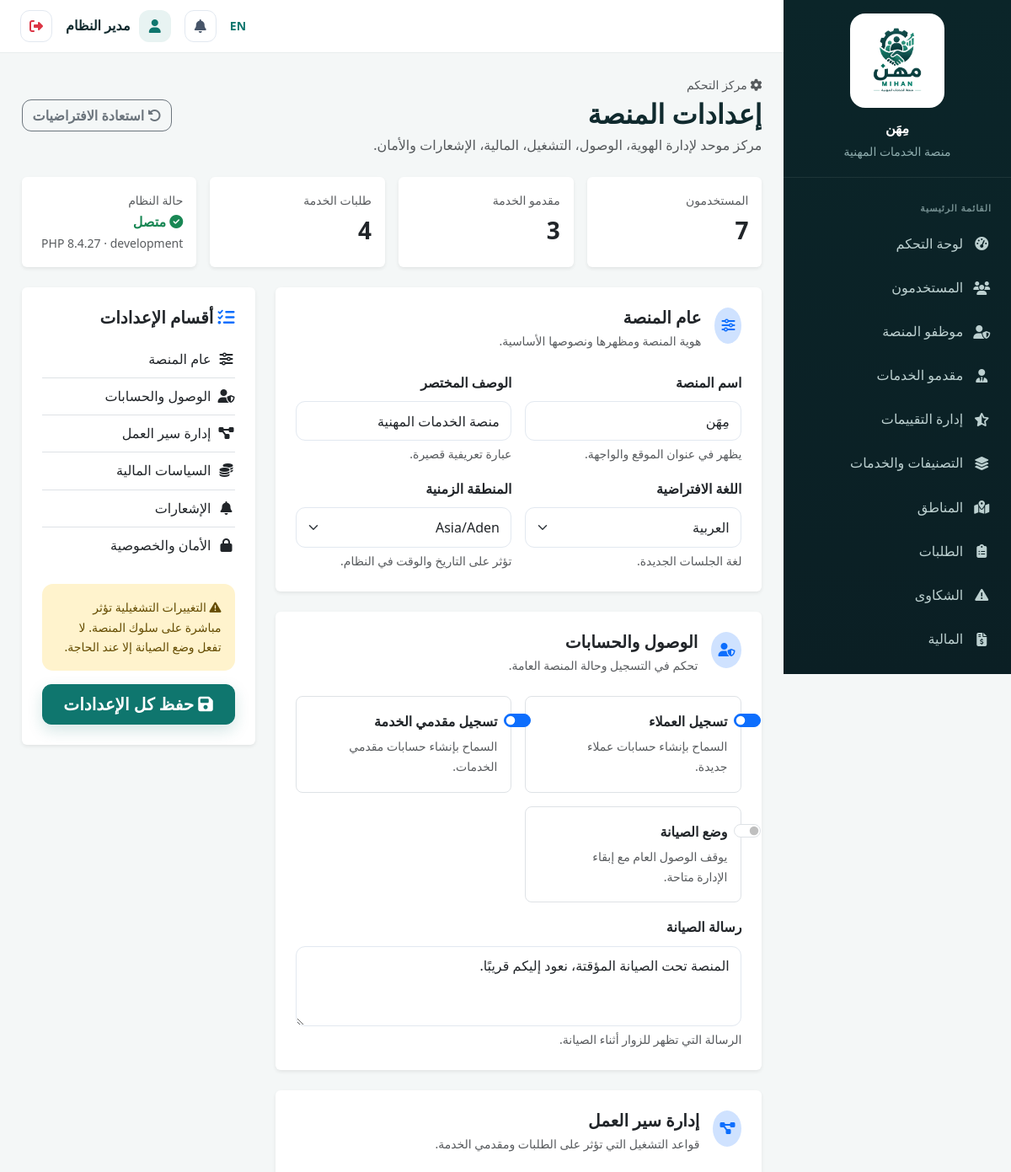
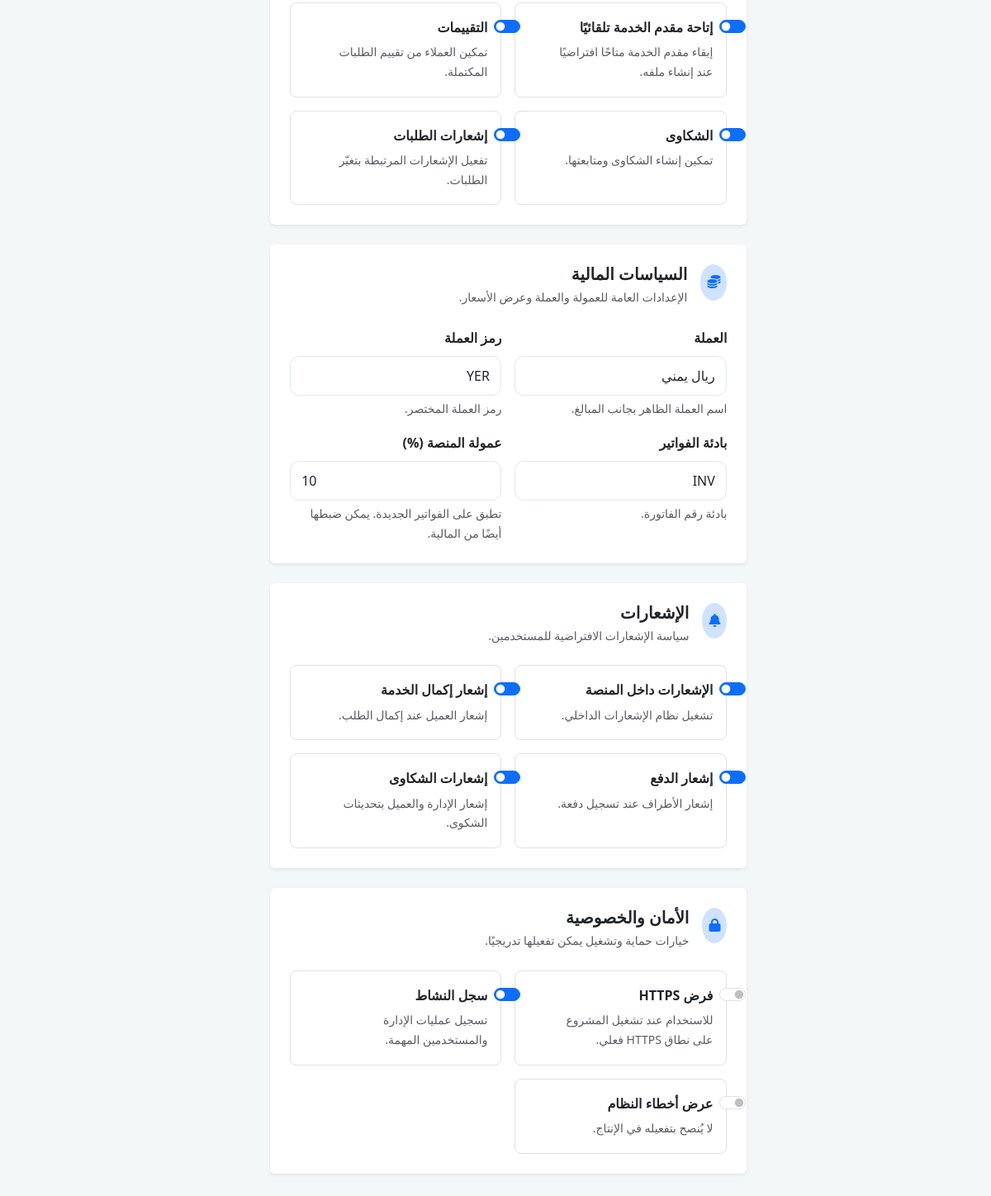
The app's page /admin/settings (signed in) with its own data (2 pictures, top to bottom).
### tables this page shows
CREATE TABLE `system_settings` (
  `id` int(11) NOT NULL,
  `key` varchar(100) NOT NULL,
  `value` text DEFAULT NULL,
  `updated_at` datetime DEFAULT current_timestamp() ON UPDATE current_timestamp()
);

CREATE TABLE `users` (
  `id` int(11) NOT NULL,
  `name` varchar(150) NOT NULL,
  `email` varchar(150) NOT NULL,
  `phone` varchar(20) DEFAULT NULL,
  `password_hash` varchar(255) NOT NULL,
  `role` enum('customer','provider','employee','admin') NOT NULL DEFAULT 'customer',
  `profile_photo` varchar(255) DEFAULT NULL,
  `is_active` tinyint(1) NOT NULL DEFAULT 1,
  `is_verified_email` tinyint(1) NOT NULL DEFAULT 0,
  `created_at` datetime DEFAULT current_timestamp(),
  `updated_at` datetime DEFAULT current_timestamp() ON UPDATE current_timestamp()
);

### app/views/admin/settings.php (the view, shortened to what the rows shown need)
<?php
$values = $values ?? [];
$commission = isset($values['platform_commission_rate']) ? ((float)$values['platform_commission_rate'] * 100) : 10;
$values['platform_commission_rate'] = $commission;
?>
<div class="d-flex flex-wrap justify-content-between align-items-center gap-3 mb-4">
  <div>
    <div class="text-muted small mb-1"><i class="fa-solid fa-gear"></i> مركز التحكم</div>
    <h2 class="fw-bold mb-1">إعدادات المنصة</h2>
    <p class="text-muted mb-0">مركز موحد لإدارة الهوية، الوصول، التشغيل، المالية، الإشعارات والأمان.</p>
  </div>
  <form method="POST" action="<?= url('/admin/settings/reset') ?>" onsubmit="return confirm('إعادة جميع الإعدادات إلى القيم الافتراضية؟')">
    <button class="btn btn-outline-secondary"><i class="fa-solid fa-rotate-left"></i> استعادة الافتراضيات</button>
  </form>
</div>
<div class="row g-3 mb-4">
  <div class="col-6 col-xl-3"><div class="card border-0 shadow-sm h-100 p-3"><div class="text-muted small">المستخدمون</div><div class="fs-3 fw-bold"><?= number_format($health['users']) ?></div></div></div>
  <div class="col-6 col-xl-3"><div class="card border-0 shadow-sm h-100 p-3"><div class="text-muted small">مقدمو الخدمة</div><div class="fs-3 fw-bold"><?= number_format($health['providers']) ?></div></div></div>
  <div class="col-6 col-xl-3"><div class="card border-0 shadow-sm h-100 p-3"><div class="text-muted small">طلبات الخدمة</div><div class="fs-3 fw-bold"><?= number_format($health['requests']) ?></div></div></div>
  <div class="col-6 col-xl-3"><div class="card border-0 shadow-sm h-100 p-3"><div class="text-muted small">حالة النظام</div><div class="fw-bold text-success"><i class="fa-solid fa-circle-check"></i> <?= e($health['database']) ?></div><small class="text-muted">PHP <?= e($health['php']) ?> · <?= e($health['environment']) ?></small></div></div>
</div>
<form method="POST" action="<?= url('/admin/settings') ?>">
<div class="row g-4">
  <div class="col-lg-8">
    <?php foreach ($groups as $group): ?>
      <section class="card border-0 shadow-sm mb-4" id="<?= e($group['id']) ?>">
        <div class="card-header bg-transparent border-0 p-4 pb-2">
          <div class="d-flex gap-3 align-items-start"><div class="rounded-circle bg-primary-subtle text-primary p-2"><i class="fa-solid <?= e($group['icon']) ?>"></i></div><div><h5 class="fw-bold mb-1"><?= e($group['title']) ?></h5><p class="text-muted small mb-0"><?= e($group['description']) ?></p></div></div>
        </div>
        <div class="card-body p-4 pt-3">
          <div class="row g-3">
          <?php foreach ($group['fields'] as $f): $key=$f['key']; $value=$values[$key] ?? $f['default']; ?>
            <div class="col-md-<?= in_array($f['type'],['textarea'],true) ? '12' : '6' ?>">
              <?php if ($f['type'] === 'toggle'): ?>
                <div class="form-check form-switch border rounded-3 p-3 pe-5 h-100">
                  <input class="form-check-input" type="checkbox" role="switch" id="<?= e($key) ?>" name="<?= e($key) ?>" value="1" <?= in_array(strtolower((string)$value),['1','true','yes','on'],true)?'checked':'' ?>>
                  <label class="form-check-label fw-semibold" for="<?= e($key) ?>"><?= e($f['label']) ?></label>
                  <div class="small text-muted mt-1"><?= e($f['help']) ?></div>
                </div>
              <?php else: ?>
                <label class="form-label fw-semibold" for="<?= e($key) ?>"><?= e($f['label']) ?></label>
                <?php if ($f['type'] === 'select'): ?>
                  <select class="form-select" id="<?= e($key) ?>" name="<?= e($key) ?>"><?php foreach ($f['options'] as $ov=>$ol): ?><option value="<?= e($ov) ?>" <?= (string)$value===(string)$ov?'selected':'' ?>><?= e($ol) ?></option><?php endforeach; ?></select>
                <?php elseif ($f['type'] === 'textarea'): ?>
                  <textarea class="form-control" id="<?= e($key) ?>" name="<?= e($key) ?>" rows="3"><?= e((string)$value) ?></textarea>
                <?php else: ?>
                  <input class="form-control" type="<?= e($f['type']) ?>" id="<?= e($key) ?>" name="<?= e($key) ?>" value="<?= e((string)$value) ?>" <?= $f['type']==='number'?'min="0" max="100" step="0.01"':'' ?>>
                <?php endif; ?>
                <div class="form-text"><?= e($f['help']) ?></div>
              <?php endif; ?>
            </div>
          <?php endforeach; ?>
          </div>
        </div>
      </section>
    <?php endforeach; ?>
  </div>
  <div class="col-lg-4">
    <div class="card border-0 shadow-sm sticky-top" style="top:1rem">
      <div class="card-body p-4">
        <h5 class="fw-bold mb-3"><i class="fa-solid fa-list-check text-primary"></i> أقسام الإعدادات</h5>
        <div class="list-group list-group-flush mb-4">
          <?php foreach ($groups as $group): ?><a class="list-group-item list-group-item-action px-0" href="#<?= e($group['id']) ?>"><i class="fa-solid <?= e($group['icon']) ?> fa-fw me-2"></i><?= e($group['title']) ?></a><?php endforeach; ?>
        </div>
        <div class="alert alert-warning small mb-3"><i class="fa-solid fa-triangle-exclamation"></i> التغييرات التشغيلية تؤثر مباشرة على سلوك المنصة. لا تفعل وضع الصيانة إلا عند الحاجة.</div>
        <button class="btn btn-primary w-100 btn-lg"><i class="fa-solid fa-floppy-disk"></i> حفظ كل الإعدادات</button>
      </div>
    </div>
  </div>
</div>
</form>

### app/core/Router.php (shortened to what the rows shown need)
<?php
class Router
{
    private array $routes = [];
    private function add(string $method, string $path, string $handler): void
    {
        $this->routes[] = compact('method', 'path', 'handler');
    }
    public function dispatch(string $method, string $uri): void
    {
        $uri = strtok($uri, '?');
        $base = BASE_PATH;
        if ($base !== '' && strpos($uri, $base) === 0) {
            $uri = substr($uri, strlen($base));
        }
        $uri = rtrim($uri, '/');
        foreach ($this->routes as $route) {
            if ($route['method'] !== $method) continue;
            $pattern = preg_replace('#\{[a-zA-Z_]+\}#', '([^/]+)', $route['path']);
            $pattern = '#^' . $pattern . '$#u';
            if (preg_match($pattern, $uri, $matches)) {
                array_shift($matches);
                [$controllerName, $methodName] = explode('@', $route['handler']);
                $controller = new $controllerName();
                call_user_func_array([$controller, $methodName], $matches);
                return;
            }
        }
    }
}

### app/views/partials/sidebar.php (shortened to what the rows shown need)
<?php
$role=Auth::role(); $current=parse_url($_SERVER['REQUEST_URI']??'',PHP_URL_PATH) ?: '/';
$links=[];
if($role==='customer') $links=[['fa-gauge-high',__('dashboard'),'/customer/dashboard'],['fa-list-check',__('my_requests'),'/customer/requests'],['fa-file-invoice-dollar','المالية والفواتير','/customer/finance'],['fa-plus-circle',__('new_request'),'/customer/requests/create'],['fa-comment-dots',__('smart_assistant'),'/customer/ai/assistant'],['fa-user-gear',__('search'),'/providers'],['fa-triangle-exclamation',__('complaints'),'/customer/complaints'],['fa-user',__('profile'),'/customer/profile']];
elseif($role==='provider') $links=[['fa-gauge-high',__('dashboard'),'/provider/dashboard'],['fa-inbox',__('incoming_requests'),'/provider/requests'],['fa-wallet','المالية والمدفوعات','/provider/finance'],['fa-star',__('reviews'),'/provider/reviews'],['fa-id-card',__('professional_profile'),'/provider/profile']];
elseif($role==='admin') $links=[['fa-gauge-high',__('dashboard'),'/admin/dashboard'],['fa-users',__('users'),'/admin/users'],['fa-user-shield','موظفو المنصة','/admin/employees'],['fa-user-tie',__('providers'),'/admin/providers'],['fa-star-half-stroke',__('review_management'),'/admin/reviews'],['fa-layer-group',__('categories_services'),'/admin/categories'],['fa-map-location-dot',__('locations'),'/admin/locations'],['fa-clipboard-list',__('requests'),'/admin/requests'],['fa-triangle-exclamation',__('complaints'),'/admin/complaints'],['fa-file-invoice-dollar',__('finance'),'/admin/finance'],['fa-chart-line',__('reports_analytics'),'/admin/reports'],['fa-bell',__('notifications'),'/admin/notifications'],['fa-brain',__('ai'),'/admin/ai'],['fa-gear',__('settings'),'/admin/settings']];
?>
<aside class="dash-sidebar">
 <div class="sidebar-brand"><a href="<?= url('/') ?>" class="sidebar-brand-link"><img class="sidebar-logo" src="<?= asset('images/logo-mihan-original.png') ?>" alt="<?= e(__('app_name')) ?>"><span class="sidebar-brand-text"><?= e(setting('site_name', __('app_name'))) ?><small><?= __('professional_services_platform') ?></small></span></a></div>
 <ul class="sidebar-nav"><li class="sidebar-section"><?= __('main_menu') ?></li>
 <?php foreach($links as $link): $active=str_starts_with($current,rtrim(BASE_PATH.$link[2],'/')); ?><li><a class="<?= $active?'active':'' ?>" href="<?= url($link[2]) ?>"><i class="fa-solid <?= $link[0] ?>"></i><span><?= e($link[1]) ?></span></a></li><?php endforeach; ?>
 </ul>
</aside>

### app/views/partials/topbar.php (shortened to what the rows shown need)
<?php require_once __DIR__.'/../../models/Notification.php'; $notifModel=new Notification(); $unread=Auth::check()?$notifModel->unreadCount(Auth::id()):0; ?>
<header class="dash-topbar">
 <div class="ms-auto d-flex align-items-center gap-2 gap-md-3">
  <a href="<?= e(langUrl(currentLang()==='ar'?'en':'ar')) ?>" class="text-decoration-none small fw-semibold"><?= currentLang()==='ar'?'EN':'AR' ?></a>
  <a href="<?= url(Auth::role().'/notifications') ?>" class="icon-btn position-relative"><i class="fa-solid fa-bell"></i><?php if($unread>0): ?><span class="badge rounded-pill bg-danger notif-badge"><?= $unread ?></span><?php endif; ?></a>
  <div class="dash-user"><span class="dash-user-avatar"><i class="fa-solid fa-user"></i></span><span class="dash-user-name fw-semibold"><?= e(Auth::name()) ?></span></div>
  <form method="POST" action="<?= url('/logout') ?>" class="d-inline"><?= csrf_field() ?><button type="submit" class="icon-btn text-danger" title="<?= e(__('logout')) ?>"><i class="fa-solid fa-right-from-bracket"></i></button></form>
 </div>
</header>

### records on screen
system_settings: value "مِهَن", label "اسم المنصة", site_name "مِهَن", help "يظهر في عنوان الموقع والواجهة."
users: name "مدير النظام"
system_settings: label "الوصف المختصر", site_tagline "منصة الخدمات المهنية", help "عبارة تعريفية قصيرة."
system_settings: label "اللغة الافتراضية", default_language "العربية", help "لغة الجلسات الجديدة."
system_settings: label "المنطقة الزمنية", timezone "Asia/Aden", help "تؤثر على التاريخ والوقت في النظام."
system_settings: label "تسجيل العملاء", help "السماح بإنشاء حسابات عملاء جديدة."
system_settings: label "تسجيل مقدمي الخدمة", help "السماح بإنشاء حسابات مقدمي الخدمات."
system_settings: label "وضع الصيانة", help "يوقف الوصول العام مع إبقاء الإدارة متاحة."
system_settings: label "رسالة الصيانة", maintenance_message "المنصة تحت الصيانة المؤقتة، نعود إليكم قريبًا.", help "الرسالة التي تظهر للزوار أثناء الصيانة."
system_settings: label "إتاحة مقدم الخدمة تلقائيًا", help "إبقاء مقدم الخدمة متاحًا افتراضيًا عند إنشاء ملفه."
system_settings: label "التقييمات", help "تمكين العملاء من تقييم الطلبات المكتملة."
system_settings: label "الشكاوى", help "تمكين إنشاء الشكاوى ومتابعتها."
system_settings: label "إشعارات الطلبات", help "تفعيل الإشعارات المرتبطة بتغيّر الطلبات."
system_settings: label "العملة", currency "ريال يمني", help "اسم العملة الظاهر بجانب المبالغ."
system_settings: label "رمز العملة", currency_code "YER", help "رمز العملة المختصر."
system_settings: label "بادئة الفواتير", invoice_prefix "INV", help "بادئة رقم الفاتورة."
system_settings: label "الإشعارات داخل المنصة", help "تشغيل نظام الإشعارات الداخلي."
system_settings: label "إشعار إكمال الخدمة", help "إشعار العميل عند إكمال الطلب."
system_settings: label "إشعار الدفع", help "إشعار الأطراف عند تسجيل دفعة."
system_settings: label "إشعارات الشكاوى", help "إشعار الإدارة والعميل بتحديثات الشكوى."
system_settings: label "فرض HTTPS", help "للاستخدام عند تشغيل المشروع على نطاق HTTPS فعلي."
system_settings: label "سجل النشاط", help "تسجيل عمليات الإدارة والمستخدمين المهمة."
system_settings: label "عرض أخطاء النظام", help "لا يُنصح بتفعيله في الإنتاج."

### other values on screen
$link[1] "لوحة التحكم"
$link[1] "المستخدمون"
$link[1] "موظفو المنصة"
$link[1] "مقدمو الخدمات"
$link[1] "إدارة التقييمات"
$link[1] "التصنيفات والخدمات"
$link[1] "المناطق"
$link[1] "الطلبات"
$link[1] "الشكاوى"
$link[1] "المالية"
$health['users'] "7"
$health['providers'] "3"
$health['requests'] "4"
$health['database'] "متصل"
$health['php'] "8.4.27"
